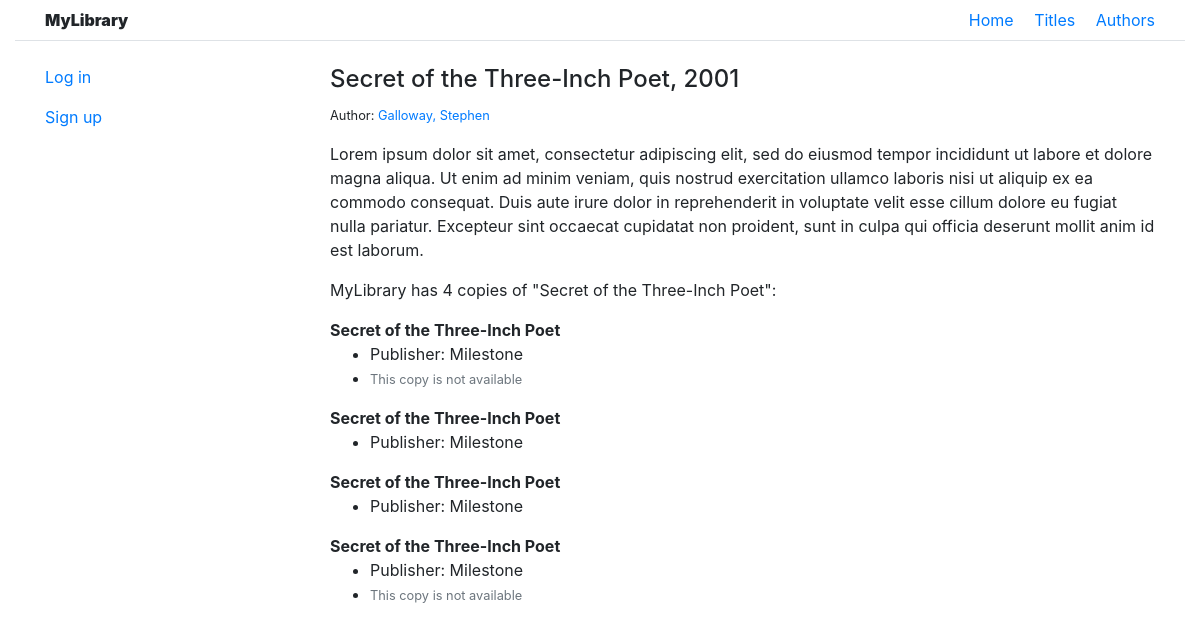
Screenshot of /library/books/3 with the database file from the repository.
### library/models.py (models this page shows, shortened)
class Book(models.Model):
    TYPE_CHOICES = (
        ('BO', 'Book'),
        ('MA', 'Magazine')
    )
    type = models.CharField(max_length=2, default='BO', blank=True, null=True)
    title = models.CharField(max_length=255)
    author = models.ForeignKey(Author, on_delete=models.CASCADE)
    first_published = models.CharField(
        max_length=4, help_text="Enter year in format YYYY. Must be four digits", blank=True, null=True)
    summary = models.TextField(default="Lorem ipsum dolor sit amet, consectetur adipiscing elit, sed do eiusmod tempor incididunt ut labore et dolore magna aliqua. Ut enim ad minim veniam, quis nostrud exercitation ullamco laboris nisi ut aliquip ex ea commodo consequat. Duis aute irure dolor in reprehenderit in voluptate velit esse cillum dolore eu fugiat nulla pariatur. Excepteur sint occaecat cupidatat non proident, sunt in culpa qui officia deserunt mollit anim id est laborum.", blank=True, null=True)
    def __str__(self):
        return self.title

class Author(models.Model):
    first_name = models.CharField(max_length=255)
    last_name = models.CharField(max_length=255)
    def __str__(self):
        return f'{self.last_name}, {self.first_name}'

class BookInstance(models.Model):
    STATUS_CHOICES = (
        ('A', 'Available'),
        ('N', 'Not available')
    )
    id = models.UUIDField(primary_key=True, default=uuid.uuid4)
    book = models.ForeignKey(Book, on_delete=models.CASCADE)
    publisher = models.CharField(max_length=255, blank=True, null=True)
    edition = models.CharField(max_length=255)
    status = models.CharField(
        max_length=1, choices=STATUS_CHOICES, default='A')

### library/views.py (the view)
# urls.py: path('books/<int:pk>', views.BookDetailView.as_view(), name="book-detail"),
class BookDetailView(DetailView):
    model = Book

### library/templates/library/book_detail.html
{% extends 'base.html' %}
{% block content %}
{% if object %}
<div class="">
	<h4>{{ object.title }}, {{ object.first_published }}</h4>
</div>
<div class="mb-3">
	<small class="muted">Author:
		<a href="{% url 'author-detail' book.author.pk %}">{{ object.author }}</a>
	</small>
</div>
<div class="mb-3">
	<p>{{ object.summary }}</p>
</div>
<div class="mb-3">
	<p>MyLibrary has {{ object.bookinstance_set.count }} copies of "{{object.title}}":</p>
	{% for copy in object.bookinstance_set.all %}
	<div class="book-instance">
		<strong>{{ copy.book }}</strong>
		<ul>
			<li>Publisher: {{copy.publisher}}</li>
			{% if copy.status != 'A' %}
			<li>
				<small class="text-secondary">This copy is not available</small>
			</li>
			{% endif %}
		</ul>
	</div>
	{% endfor %}
</div>
{% endif %}
{% endblock %}

### templates/base.html (shortened to what this page needs)
<!DOCTYPE html>
<html lang="en">
<head>
	{% load static %}
	<link rel="stylesheet" href="https://stackpath.bootstrapcdn.com/bootstrap/4.1.3/css/bootstrap.min.css"
>
	<link rel="stylesheet" href="{% static 'css/style.css'%}">
</head>
<body>
	<div class="container-fluid">
		<header class="container-fluid row align-items-center mx-auto border-bottom">
			<div class="col d-flex align-items-center">
				<h1 class="pt-2 pb-2">MyLibrary</h1>
			</div>
			<div class="col d-flex justify-content-end">
				<div class="pt-2 pb-2">
					<a href="{% url 'index' %}" class="ml-3">Home</a>
					<a href="{% url 'book-list' %}" class="ml-3">Titles</a>
					<a href="{% url 'author-list' %}" class="ml-3">Authors</a>
				</div>
			</div>
		</header>
		<main class="container-fluid row mx-auto mt-4">
			<div class="col-3">
				<div class="mb-3">
					{% if user.is_authenticated %}
					<div class="mb-3">
						<a href="{% url 'profile' %}" class="">My account</a>
					</div>
					<div class="mb-3">
						<a href="{% url 'logout' %}" class="">Log out</a>
					</div>
					{% else %}
					<div class="mb-3">
						<a href="{% url 'login' %}" class="">Log in</a>
					</div>
					<div class="mb-3">
						<a href="{% url 'signup' %}" class="">Sign up</a>
					</div>
					{% endif %}
				</div>
			</div>
			<div class="col-9">
				{% block content %}
				{% endblock %}
			</div>
		</main>
	</div>
</body>
</html>

### static/css/style.css (style rules this page uses)
header h1 { font-size: 1rem; font-weight: 900; line-height: 1.5; margin: 0; }

### rows the page displays
Book: title "Secret of the Three-Inch Poet", first_published "2001", author "Galloway, Stephen", summary "Lorem ipsum dolor sit amet, consectetur adipiscing elit, sed do eiusmod tempor incididunt ut labore et dolore magna aliqua. Ut enim ad minim veniam, quis nostrud exercitation ullamco laboris nisi ut aliquip ex ea commodo consequat. Duis aute irure dolor in reprehenderit in voluptate velit esse cillum dolore eu fugiat nulla pariatur. Excepteur sint occaecat cupidatat non proident, sunt in culpa qui officia deserunt mollit anim id est laborum.", bookinstance_set.count "4"
BookInstance: book "Secret of the Three-Inch Poet", publisher "Milestone", status "This copy is not available"
BookInstance: book "Secret of the Three-Inch Poet", publisher "Milestone"
BookInstance: book "Secret of the Three-Inch Poet", publisher "Milestone"
BookInstance: book "Secret of the Three-Inch Poet", publisher "Milestone", status "This copy is not available"
